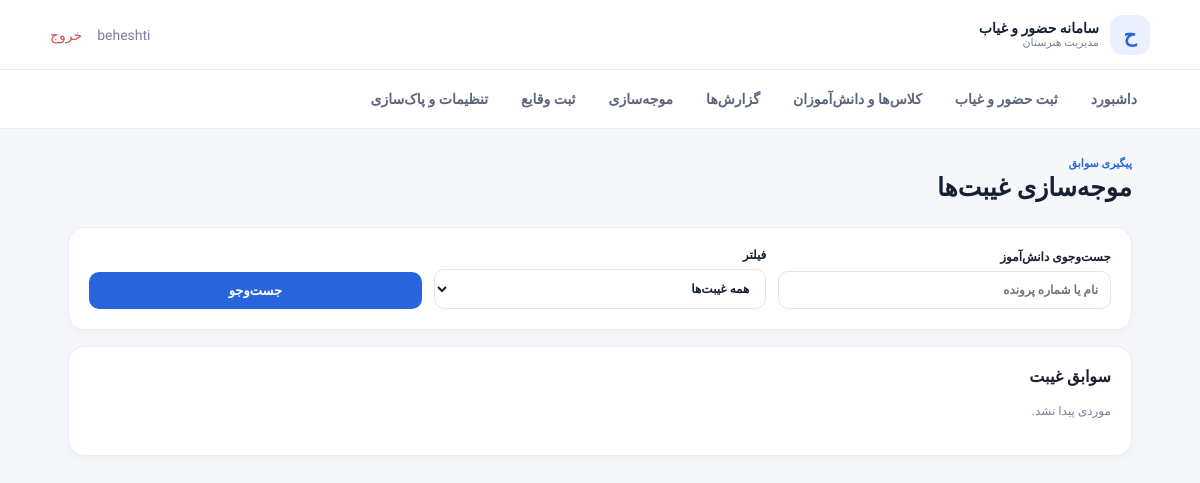
/excuses/ (signed in), run on an earlier commit of the app's database.
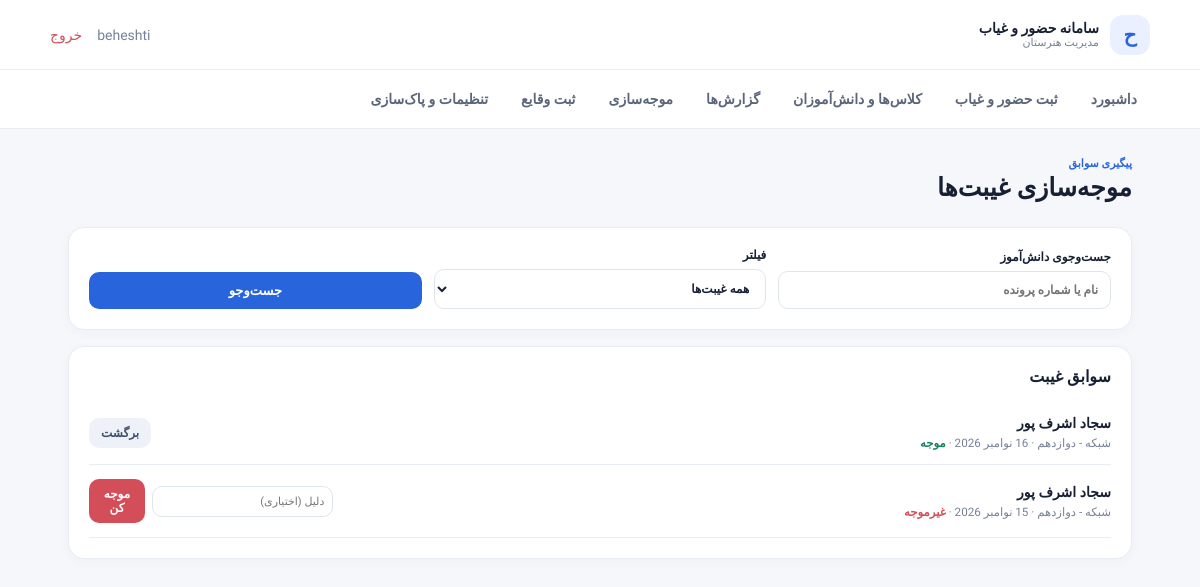
And on a later commit of the database.
### attendance/models.py (models this page shows)
class AttendanceRecord(models.Model):
    STATUS = [("present", "حاضر"), ("absent", "غایب"), ("late", "تأخیر")]
    session = models.ForeignKey(
        AttendanceSession, on_delete=models.CASCADE, related_name="records")
    student = models.ForeignKey(
        Student, on_delete=models.CASCADE, related_name="attendance_records")
    status = models.CharField(max_length=10, choices=STATUS, default="present")
    note = models.CharField(max_length=250, blank=True)
    justified = models.BooleanField(default=False)
    justification_reason = models.CharField(max_length=250, blank=True)
    justified_at = models.DateTimeField(null=True, blank=True)
    class Meta:
        constraints = [models.UniqueConstraint(
            fields=["session", "student"], name="unique_student_per_session")]

class Student(models.Model):
    school_class = models.ForeignKey(
        SchoolClass, on_delete=models.CASCADE, related_name="students")
    first_name = models.CharField(max_length=80)
    last_name = models.CharField(max_length=100)
    file_number = models.CharField(max_length=40, blank=True)
    active = models.BooleanField(default=True)
    class Meta:
        ordering = ["last_name", "first_name"]
    def __str__(self):
        return f"{self.first_name} {self.last_name}"

class AttendanceSession(models.Model):
    school_class = models.ForeignKey(
        SchoolClass, on_delete=models.CASCADE, related_name="sessions")
    date = models.DateField()
    created_at = models.DateTimeField(auto_now_add=True)
    updated_at = models.DateTimeField(auto_now=True)
    class Meta:
        constraints = [models.UniqueConstraint(
            fields=["school_class", "date"], name="unique_class_attendance_date")]
        ordering = ["-date"]

class SchoolClass(models.Model):
    major = models.CharField(max_length=40, choices=MAJORS)
    grade = models.PositiveSmallIntegerField(choices=GRADES)
    section = models.CharField(max_length=20, blank=True, default="")
    class Meta:
        ordering = ["grade", "major", "section"]
        constraints = [models.UniqueConstraint(
            fields=["major", "grade", "section"], name="unique_school_class")]
    def __str__(self):
        grade_name = dict(GRADES).get(self.grade, self.grade)
        return f"{self.major} - {grade_name}" + (f" ({self.section})" if self.section else "")

### attendance/views.py (the view, shortened to what this page needs)
# urls.py: path("excuses/", views.excuses, name="excuses"),
@login_required
def excuses(request):
    q = request.GET.get("q", "").strip()
    records = AttendanceRecord.objects.filter(status="absent").select_related(
        "student", "session__school_class").order_by("-session__date")
    if q:
        records = records.filter(Q(student__first_name__icontains=q) | Q(
            student__last_name__icontains=q) | Q(student__file_number__icontains=q))
    if request.GET.get("filter") == "unjustified":
        records = records.filter(justified=False)
    return render(request, "excuses.html", {"records": records[:300], "q": q, "filter": request.GET.get("filter", "")})

### templates/excuses.html
{% extends 'base.html' %}{% block content %}<div class="page-head"><div><p class="eyebrow">پیگیری سوابق</p><h1>موجه‌سازی غیبت‌ها</h1></div></div><section class="panel"><form method="get" class="form-grid"><label>جست‌وجوی دانش‌آموز<input name="q" value="{{ q }}" placeholder="نام یا شماره پرونده"></label><label>فیلتر<select name="filter"><option value="">همه غیبت‌ها</option><option value="unjustified" {% if filter == 'unjustified' %}selected{% endif %}>فقط موجه‌نشده‌ها</option></select></label><button class="btn primary">جست‌وجو</button></form></section>
<section class="panel"><h2>سوابق غیبت</h2>{% for r in records %}<div class="excuse-row"><div><strong>{{ r.student }}</strong><small>{{ r.session.school_class }} · {{ r.session.date }} · {% if r.justified %}<span class="green" style="font-weight: bold;">موجه</span>{% else %}<span style="font-weight: bold;" class="red">غیرموجه</span>{% endif %}</small>{% if r.justification_reason %}<small>دلیل: {{ r.justification_reason }}</small>{% endif %}</div><form method="post" class="excuse-form">{% csrf_token %}<input type="hidden" name="record_id" value="{{ r.id }}">{% if r.justified %}<input type="hidden" name="action" value="unjustify"><button class="btn secondary small">برگشت</button>{% else %}<input type="hidden" name="action" value="justify"><input name="reason" placeholder="دلیل (اختیاری)"><button class="btn primary small" style="background-color: var(--red);">موجه کن</button>{% endif %}</form></div>{% empty %}<p class="muted">موردی پیدا نشد.</p>{% endfor %}</section>{% endblock %}

What changed in the data, as far as the page shows it:
added AttendanceRecord: student "سجاد اشرف پور", session.school_class "شبکه - دوازدهم", justified "موجه"
added AttendanceRecord: student "سجاد اشرف پور", session.school_class "شبکه - دوازدهم", justified "غیرموجه"
Also different on the page:
text no longer shown: "موردی پیدا نشد."
